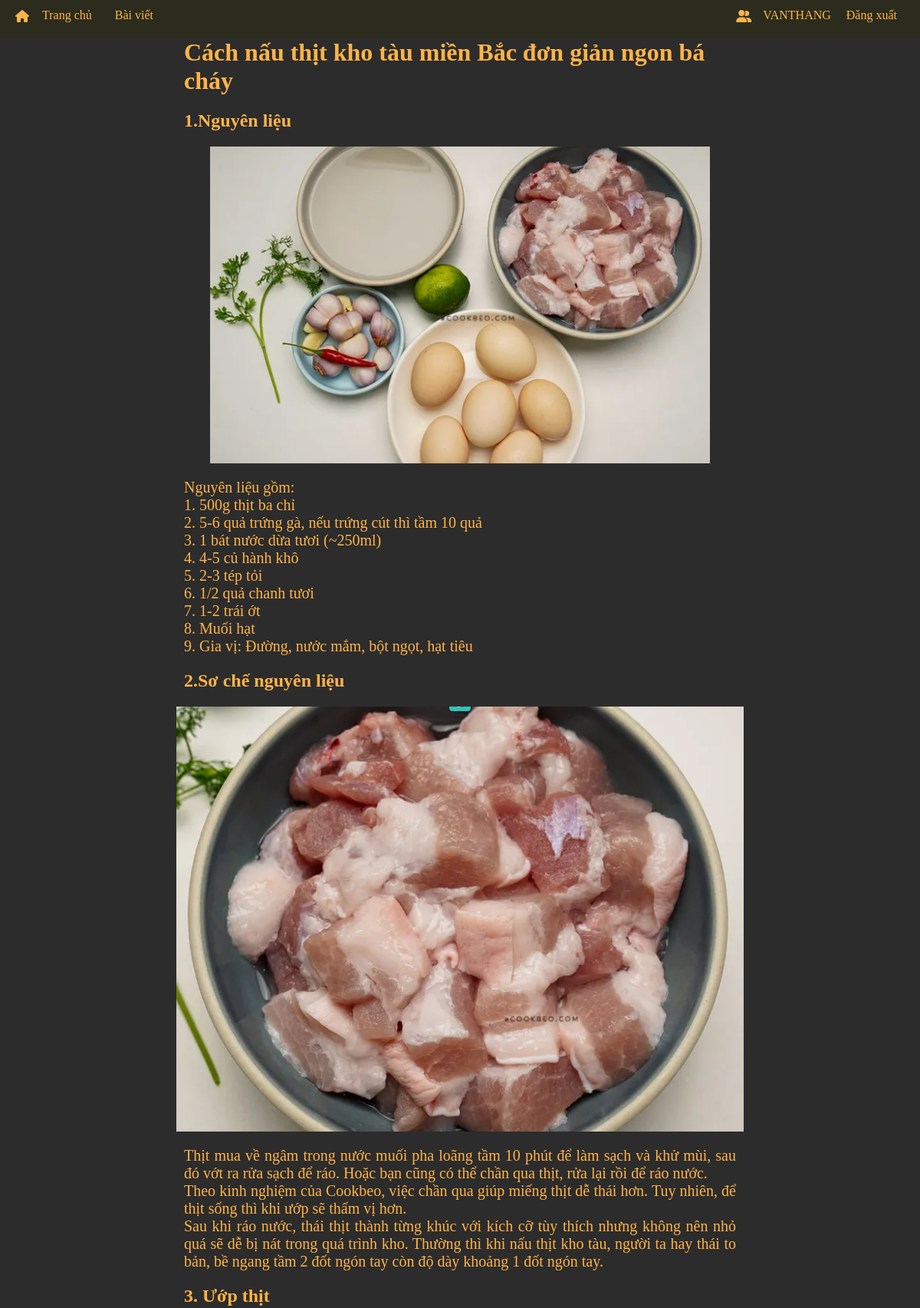
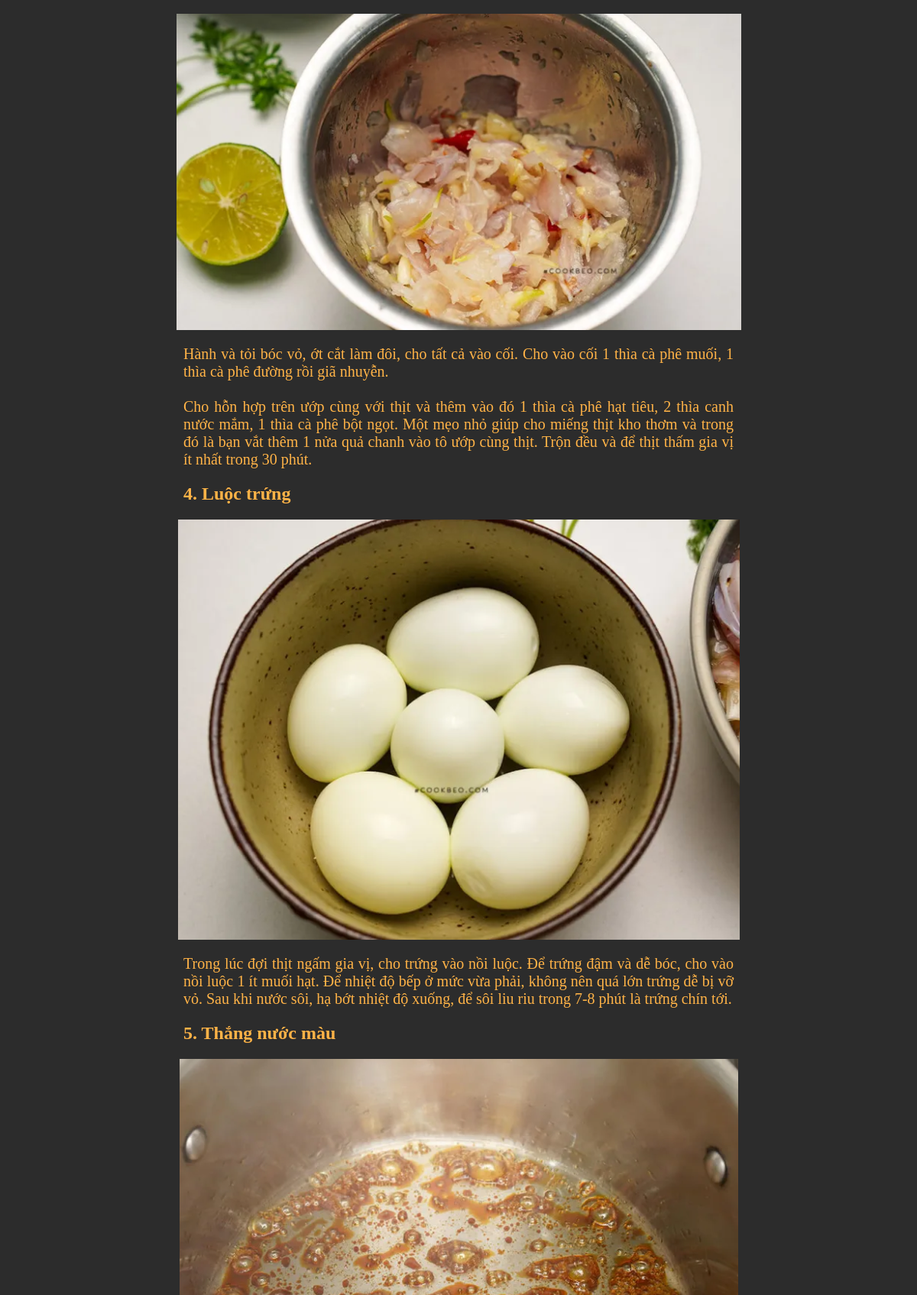
The app's page /post/1/ (signed in, upper part) with its own data (2 pictures, top to bottom).
### blog/models.py (models this page shows, shortened)
class Post(models.Model):
    category = models.ForeignKey(PostCategory, on_delete=models.CASCADE, related_name='posts')
    title = models.CharField(max_length=100)
    image = models.ImageField(null=True)
    date = models.DateTimeField(auto_now_add=True)

class Content(models.Model):
    post = models.ForeignKey(Post, on_delete=models.CASCADE, related_name='contents')
    title = models.CharField(max_length=100)
    body = models.TextField()
    image = models.ImageField(null=False)

### blog/views.py (the view)
# urls.py: path('post/<int:pk>/', views.post, name='post')
def post(request, pk):
    post = get_object_or_404(models.Post, pk=pk)
    if request.method == "POST":
        body = request.POST['body']
        comment = models.Comment(author=request.user, post=post, body=body)
        comment.save()
        return HttpResponseRedirect(request.path)
    return render(request, "blog/content.html", {'post': post, 'category': category})

### blog/templates/blog/content.html (shortened to what this page needs)
{% extends 'pages/base.html' %}
{% block content %}
<div class="body">
    <div class="body--box">
        <div class="body--item body--title">
            <h1>{{post.title}}</h1>
        </div>
        {% for item in post.contents.all %}
        <div class="body--item body--title">
            <h2>{{item.title}}</h2>
        </div>
        <div class="body--item body--img">
            <img src="{{item.image.url}}">
        </div>
        <div class="body--item body--content">
            <p>
               {{item.body|safe|linebreaks}}
            </p>
        </div>
        {% endfor %}
    </div>
</div>
{% endblock %}

### blog/templates/pages/base.html (shortened to what this page needs)
{% load static %}
<html lang="en">
    <head>
        <link rel="stylesheet" href="https://cdnjs.cloudflare.com/ajax/libs/font-awesome/6.0.0-beta2/css/all.min.css" />
        <link rel="stylesheet" type="text/css" href="{% static 'home/style.css' %}">
        <link rel="stylesheet" type="text/css" href="{% static 'home/style-login.css' %}">
        <link rel="stylesheet" type="text/css" href="{% static 'home/style-register.css' %}">
    </head>
    <body>
        <div id="header">
            <div class="header-left">
                <div class="icons">
                    <i class="fas fa-home"></i>
                </div>
                <a href="{% url 'index' %}" class="content">Trang chủ</a>
                <div class="content content__baiviet">
                    <a class="content ">Bài viết</a>
                </div>
            </div>
            <div class="header-right">
                {% if user.username %}
                <div class="icons">
                    <i class="fas fa-user-friends"></i>
                </div>
                {% endif %}
                {% if user.username %}
                <label style="cursor: default" class="content user-name">{{user.username}}</label>
                {% endif %}
                {% if user.username %}
                <a href="{% url 'logout'%}" class="content">Đăng xuất</a>
                {% endif %}
            </div>
        </div>
        {% block content %}
        {% endblock %}
    </body>
</html>

### blog/static/home/style.css (style rules this page uses)
* { position: relative; padding: 0; margin: 0; box-sizing: border-box; color: rgb(255, 179, 71); background-color: rgb(44, 44, 44); }
#header { position: fixed; top: 0px; width: 100%; height: 50px; display: flex; justify-content: space-between; position: fixed; background-color: rgb(44, 44, 30); z-index: 1; }
.header-right { margin-right: 20px; display: flex; background-color: rgb(44, 44, 30); }
.header-left { margin-left: 20px; display: flex; background-color: rgb(44, 44, 30); }
.user-name { text-transform: uppercase; cursor: none; }
.content { background-color: rgb(44, 44, 30); padding: 10px 10px; padding-top: 11px; text-decoration: none; }
.body { display: flex; min-height: 80vh; justify-content: center; margin-top: 50px; width: 100%; margin-bottom: 40px; }
.icons { width: 25px; height: 25px; margin: auto; background-color: rgb(44, 44, 30); }
.body--box { width: 60vw; background-color: rgb(44, 44, 44); margin: auto; }
.body--item + .body--item { margin-top: 20px; }
.body--content > p { font-size: 20px; font-style: initial; text-align: justify; }
.body--img { display: flex; justify-content: center; }

### records on screen
Post: title "Cách nấu thịt kho tàu miền Bắc đơn giản ngon bá cháy"
Content: title "1.Nguyên liệu", image (picture), body "Nguyên liệu gồm: 1. 500g thịt ba chỉ 2. 5-6 quả trứng gà, nếu trứng cút thì tầm 10 quả 3. 1 bát nước dừa tươi (~250ml) 4. 4-5 củ hành khô 5. 2-3 tép tỏi 6. 1/2 quả chanh tươi 7. 1-2 trái ớt 8. Muối hạt 9. Gia vị: Đường, nước mắm, bột ngọt, hạt tiêu"
Content: title "2.Sơ chế nguyên liệu", image (picture), body "Thịt mua về ngâm trong nước muối pha loãng tầm 10 phút để làm sạch và khử mùi, sau đó vớt ra rửa sạch để ráo. Hoặc bạn cũng có thể chần qua thịt, rửa lại rồi để ráo nước. Theo kinh nghiệm của Cookbeo, việc chần qua giúp miếng thịt dễ thái hơn. Tuy nhiên, để thịt sống thì khi ướp sẽ thấm vị hơn. Sau khi ráo nước, thái thịt thành từng khúc với kích cỡ tùy thích nhưng không nên nhỏ quá sẽ dễ bị nát trong quá trình kho. Thường thì khi nấu thịt kho tàu, người ta hay thái to bản, bề ngang tầm 2 đốt ngón tay còn độ dày khoảng 1 đốt ngón tay."
Content: title "3. Ướp thịt", image (picture), body "Hành và tỏi bóc vỏ, ớt cắt làm đôi, cho tất cả vào cối. Cho vào cối 1 thìa cà phê muối, 1 thìa cà phê đường rồi giã nhuyễn. Cho hỗn hợp trên ướp cùng với thịt và thêm vào đó 1 thìa cà phê hạt tiêu, 2 thìa canh nước mắm, 1 thìa cà phê bột ngọt. Một mẹo nhỏ giúp cho miếng thịt kho thơm và trong đó là bạn vắt thêm 1 nửa quả chanh vào tô ướp cùng thịt. Trộn đều và để thịt thấm gia vị ít nhất trong 30 phút."
Content: title "4. Luộc trứng", image (picture), body "Trong lúc đợi thịt ngấm gia vị, cho trứng vào nồi luộc. Để trứng đậm và dễ bóc, cho vào nồi luộc 1 ít muối hạt. Để nhiệt độ bếp ở mức vừa phải, không nên quá lớn trứng dễ bị vỡ vỏ. Sau khi nước sôi, hạ bớt nhiệt độ xuống, để sôi liu riu trong 7-8 phút là trứng chín tới."
Content: title "5. Thắng nước màu", image (picture)

### other values on screen
{{ user.username }} "VANTHANG"
